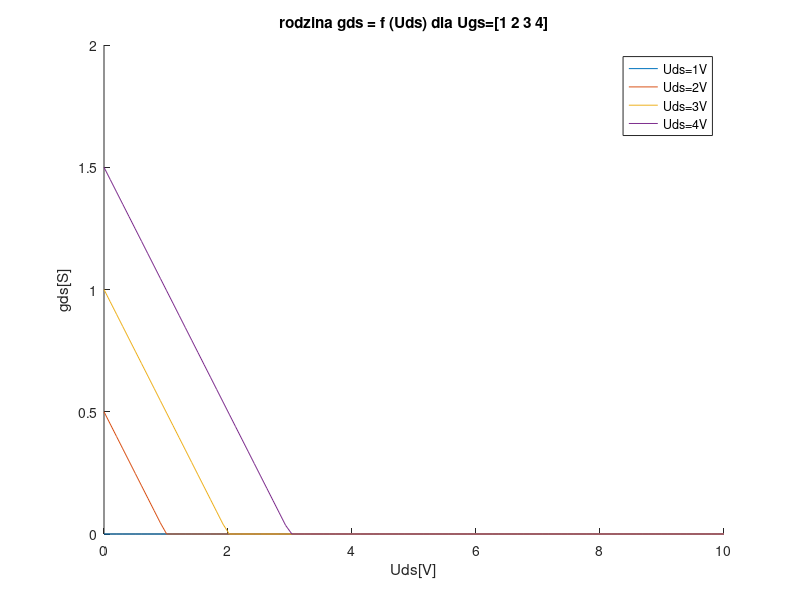

The MATLAB source for this figure:
clc
close all

Ugs=[1 2 3 4];

Uds=linspace(0,10);
B=0.5; %TODO znaleźć B
Ut=1;


Wypadkowa=0;
figure
 for i=1:   length(Ugs)
    Id=B*(-Uds+Ugs(i)-Ut);
    for k=1:length(Uds)
      if(Ut>Ugs(i))
          Wypadkowa(k)=0;
      elseif((Ugs(i)-Ut)>Uds(k))
        Wypadkowa(k)=Id(k);
      else
          Wypadkowa(k)=0;
      end    
    end
  
  
%  Wypadkowa=min(Id,Idsat)
  hold on
   plot(Uds,Wypadkowa);
   hold on

  
 end
 
  legend("Uds=1V","Uds=2V","Uds=3V","Uds=4V")
 xlabel("Uds[V]")
 ylabel("gds[S]")
 title("rodzina gds = f (Uds) dla Ugs=[1 2 3 4]")
hold off